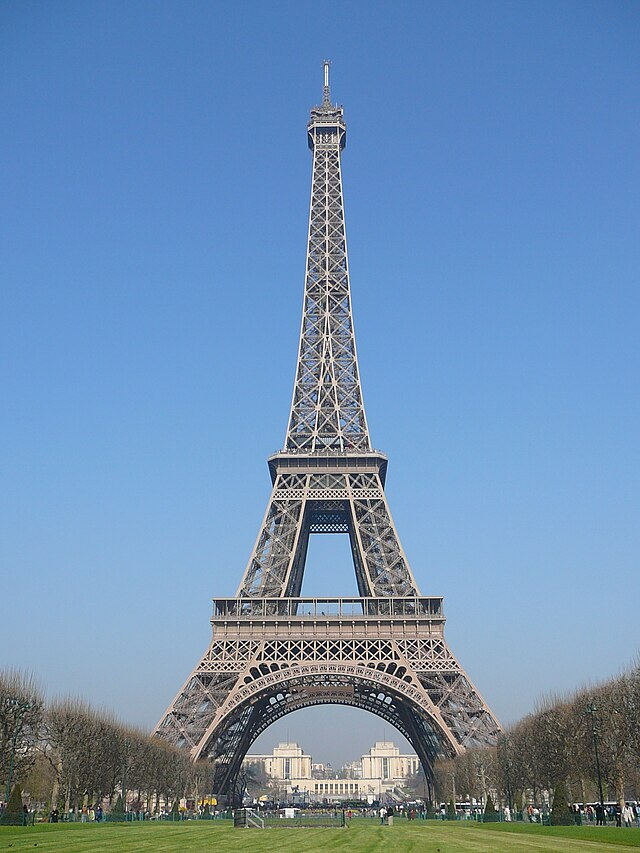
#> input picture 3gyak/Eiffel.JPG, 640 x 853 px
$ jupyter execute gyakorlat_3_sarokpontok_Eiffel.ipynb   (shell and % lines are left out)
#> lines starting #> are read from the running program, lines starting #| are printed output that depends on the picture
<a href="https://colab.research.google.com/github/lakatosgabor/OpenCV_gyakorlat/blob/main/1_konzultacio_4_resz_sarokpontok_Eiffel.ipynb" target="_parent"></a>

#1. OpenCV importálás
A kódolás megkezdése előtt érdemes az Open CV verzióját lekérni.
Egyrészt meg kell vizsgálnunk, hogy létezik-e a futtatókörnyezetben, másrészt az egyes függvényhívások, és a függvények paraméterezései verziónként eltérő lehet.

Ha nem áll rendelkezésre, hozz létre egy kód blokkot a bal felső sarokban található " + Kód " gommbal, majd futtasd a követező parancsot:

```
!pip install opencv-python-headless
```

[cell 1]
import cv2 as cv
from matplotlib import pyplot as plt
#from google.colab.patches import cv2_imshow
import numpy as np

# OpenCV verziójának lekérdezése
versionOfOpenCV = cv.__version__
print("OpenCV verzió: " + versionOfOpenCV)

#2. Drive csatlakoztatása

Futtasd az alábbi kódot a Google Drive tárhely csatlkoztatásához.
Add meg a Google által kért engedélyeket.

[cell 2]
#from google.colab import drive
#drive.mount('/content/drive')

#3. SIFT pontok detekciója

[cell 3]
# Képek beolvasása
src = cv.imread("Eiffel.JPG", cv.IMREAD_COLOR)   # Kép 1
#> src is the input picture: shape (853, 640, 3); mean B, G, R 177.7, 142.7, 110.3
src2 = cv.imread("eiffel2.jpg", cv.IMREAD_COLOR)  # Kép 2
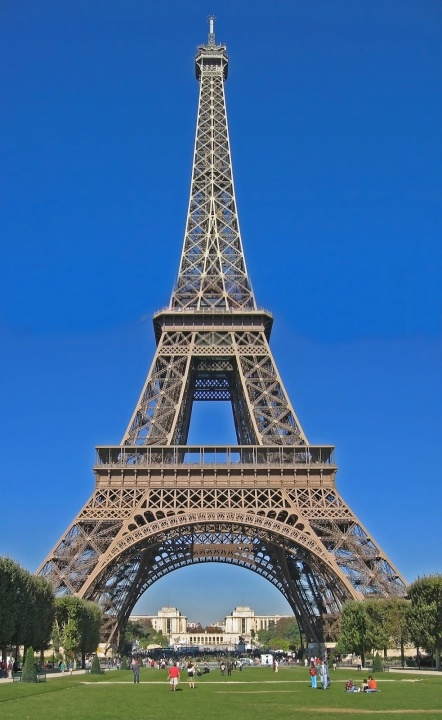
#> input picture 3gyak/eiffel2.jpg, 442 x 720 px
#> src2 is the input picture: shape (720, 442, 3); mean B, G, R 154.2, 107.5, 64.3


# SIFT detektor inicializálása
sift = cv.SIFT_create()

# SIFT segítségével megtaláljuk a kulcspontokat és leírókat az első és második képen
kp1, des1 = sift.detectAndCompute(src, None)  # Első kép kulcspontjai és leírói
#> kp1 = 1494 keypoints; strongest (x, y, size): (427, 663, 1.8), (229, 665, 1.9), (424, 667, 1.9), (232, 668, 1.8)
kp2, des2 = sift.detectAndCompute(src2, None)  # Második kép kulcspontjai és leírói
#> kp2 = 1882 keypoints; strongest (x, y, size): (306, 661, 2.1), (281, 651, 1.9), (8, 658, 2.5), (157, 558, 3.2)

# BFMatcher használata az alapértelmezett paraméterekkel
bf = cv.BFMatcher()
matches = bf.knnMatch(des1, des2, k=2)
#> matches = 1494 matches

# Az arányteszt alkalmazása a jó illeszkedések kiválasztásához
good = []
for m, n in matches:
    if m.distance < 0.68 * n.distance:
        good.append([m])
#> after the loop, good = 98 matches
# A cv.drawMatchesKnn a párosításokat várja, mint listákat
res = cv.drawMatchesKnn(src, kp1, src2, kp2, good, None, flags=cv.DrawMatchesFlags_NOT_DRAW_SINGLE_POINTS)
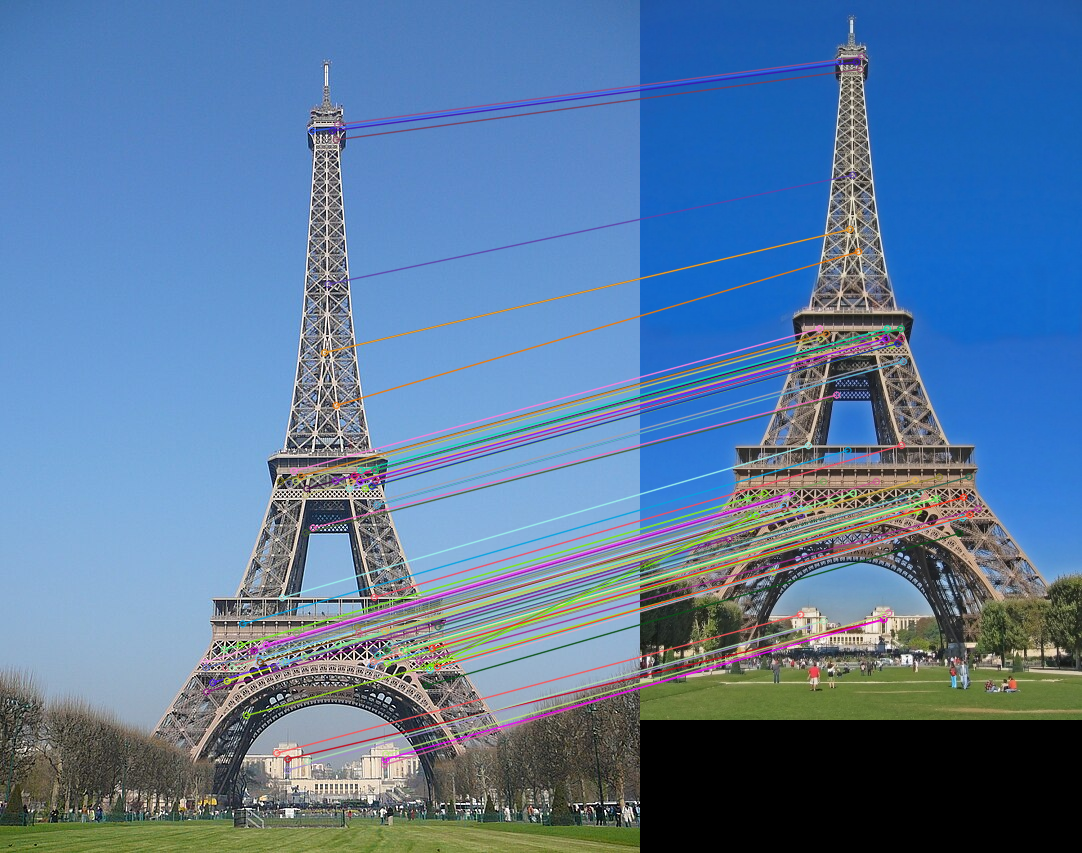
#> res: shape (853, 1082, 3); mean B, G, R 156.5, 121.2, 89.4

# Eredmény megjelenítése
f, axs = plt.subplots(1, 1, figsize=(20, 10))
plt.imshow(cv.cvtColor(res, cv.COLOR_BGR2RGB))
plt.show()
